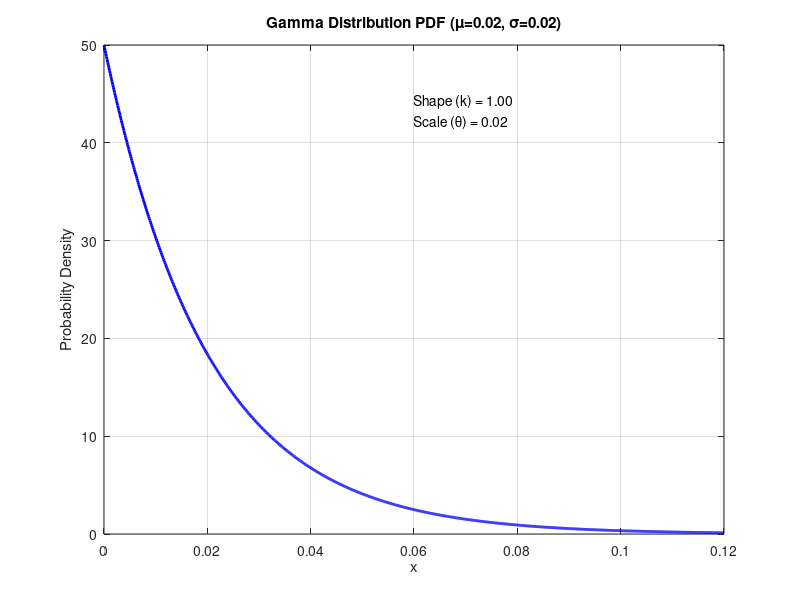

Recreate this plot in MATLAB.
% Given parameters
mu = 0.02;       % Mean
sigma = 0.02;    % Standard deviation

% Calculate Gamma parameters (k = shape, theta = scale)
k = (mu / sigma)^2;         % Shape parameter (α)
theta = (sigma^2) / mu;     % Scale parameter (β)

% Define x range (Gamma is defined for x > 0)
x = linspace(0, mu + 5*sigma, 1000);  % Cover up to mean + 5 std devs

% Compute PDF
pdf_values = gampdf(x, k, theta);

% Plot
figure;
plot(x, pdf_values, 'b-', 'LineWidth', 2);
title(sprintf('Gamma Distribution PDF (\\mu=%.2f, \\sigma=%.2f)', mu, sigma));
xlabel('x');
ylabel('Probability Density');
grid on;

% Annotate parameters
text(0.5*max(x), 0.9*max(pdf_values), ...
    sprintf('Shape (k) = %.2f\nScale (θ) = %.2f', k, theta), ...
    'FontSize', 10, 'VerticalAlignment', 'top');
